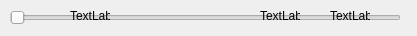
<?xml version="1.0" encoding="UTF-8"?>
<ui version="4.0">
 <class>EIChangeDoubleSlider</class>
 <widget class="QWidget" name="EIChangeDoubleSlider">
  <property name="geometry">
   <rect>
    <x>0</x>
    <y>0</y>
    <width>417</width>
    <height>36</height>
   </rect>
  </property>
  <property name="windowTitle">
   <string>Form</string>
  </property>
  <widget class="QSlider" name="horizontalSlider1">
   <property name="geometry">
    <rect>
     <x>10</x>
     <y>10</y>
     <width>391</width>
     <height>16</height>
    </rect>
   </property>
   <property name="orientation">
    <enum>Qt::Orientation::Horizontal</enum>
   </property>
  </widget>
  <widget class="QSlider" name="horizontalSlider2">
   <property name="geometry">
    <rect>
     <x>10</x>
     <y>10</y>
     <width>391</width>
     <height>16</height>
    </rect>
   </property>
   <property name="orientation">
    <enum>Qt::Orientation::Horizontal</enum>
   </property>
  </widget>
  <widget class="QLabel" name="label1">
   <property name="geometry">
    <rect>
     <x>70</x>
     <y>10</y>
     <width>40</width>
     <height>12</height>
    </rect>
   </property>
   <property name="text">
    <string>TextLabel</string>
   </property>
  </widget>
  <widget class="QLabel" name="label2">
   <property name="geometry">
    <rect>
     <x>260</x>
     <y>10</y>
     <width>40</width>
     <height>12</height>
    </rect>
   </property>
   <property name="text">
    <string>TextLabel</string>
   </property>
  </widget>
  <widget class="QLabel" name="label3">
   <property name="geometry">
    <rect>
     <x>330</x>
     <y>10</y>
     <width>40</width>
     <height>12</height>
    </rect>
   </property>
   <property name="text">
    <string>TextLabel</string>
   </property>
  </widget>
 </widget>
 <resources/>
 <connections/>
</ui>
